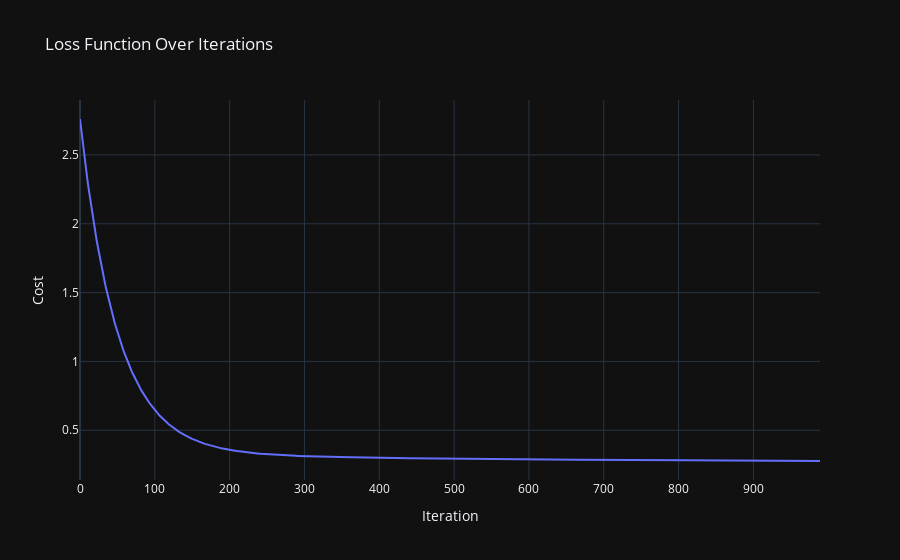

Write notebook code for a chart like this one.
### Markdown cell above
# Visualization of Cost Function over iteration using Plotly

### Code cell
import plotly.graph_objects as go
# Plot the cost function over iterations
fig = go.Figure()

fig.add_trace(go.Scatter(
    x=np.arange(len(J_hist[10:])),
    y=J_hist,
    mode='lines',
    name='Cost Function'
))

fig.update_layout(
    title='Loss Function Over Iterations',
    xaxis_title='Iteration',
    yaxis_title='Cost',
    template='plotly_dark'
)
fig.show()

### Figure 1 — Plotly figure (JSON) as saved in the notebook; plotly's stock layout.template omitted (floating-point values rounded to 4 significant figures; data arrays with more than 128 entries replaced by an {"elided": "..."} marker saying what was removed)
{"data": [{"mode": "lines", "name": "Cost Function", "type": "scatter", "x": {"elided": "990 int values"}, "y": {"elided": "1000 float values"}}], "layout": {"title": {"text": "Loss Function Over Iterations"}, "xaxis": {"title": {"text": "Iteration"}}, "yaxis": {"title": {"text": "Cost"}}}}
